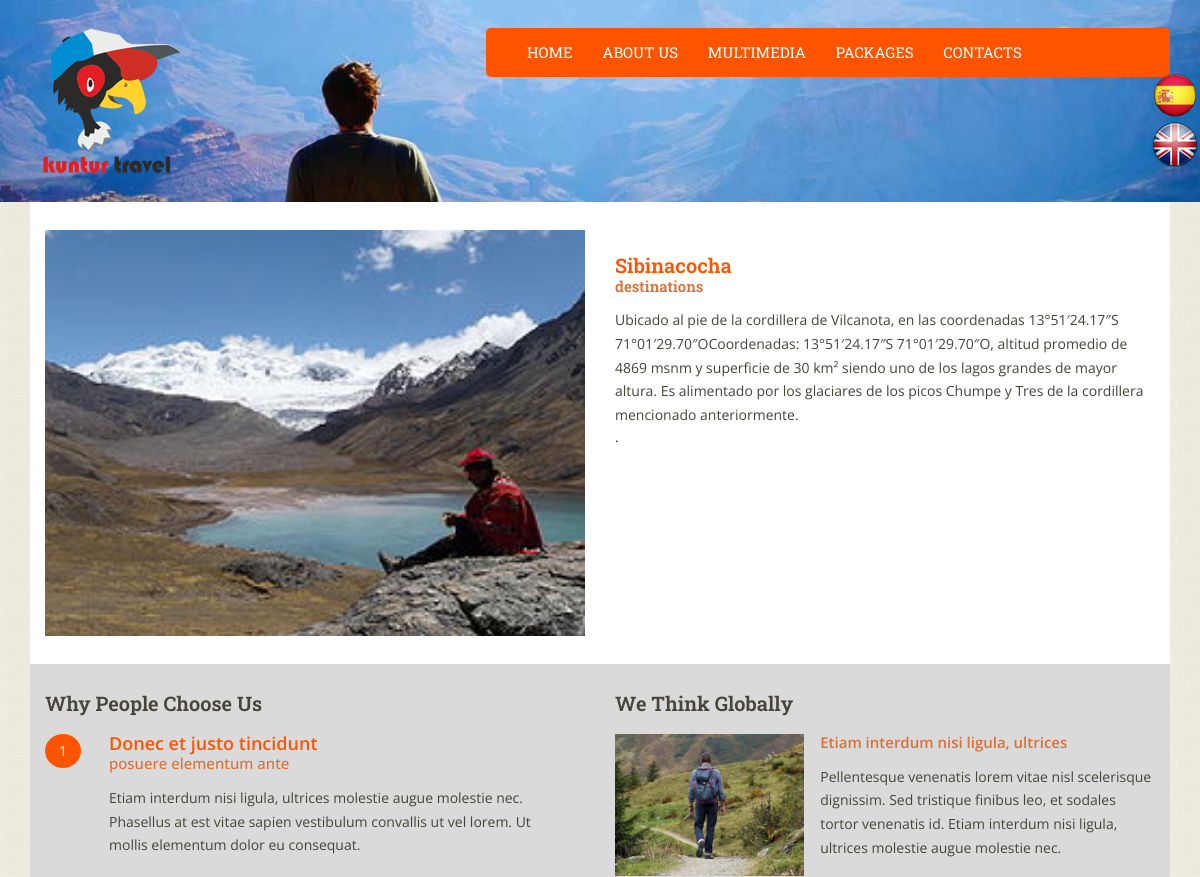
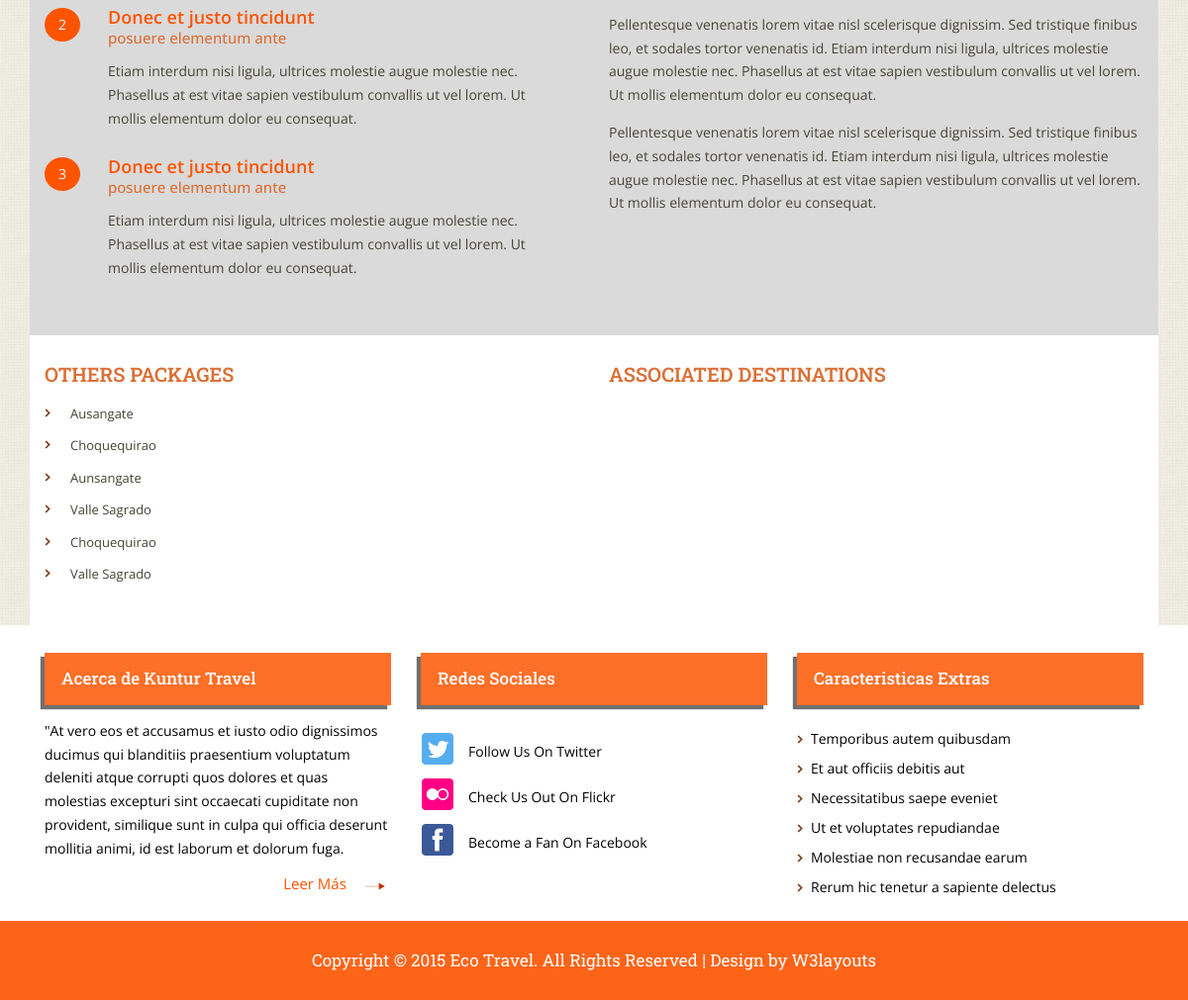
The app's page /pages/paquetes/destino.php?cod=3&cod1=6&i=1 with its own data (2 pictures, top to bottom).
### tables this page shows
CREATE TABLE `destinos` (
  `idDestino` int(5) NOT NULL,
  `imagenDestino` char(200) default NULL,
  `nombreDestino` varchar(200) default NULL,
  `descripcion` text,
  `eliminar` int(1) default '0',
  `idioma` int(1) default '0',
  PRIMARY KEY  (`idDestino`)
);

### pages/paquetes/destino.php (the view, shortened to what this page needs)
<!DOCTYPE html>
<html>
<head>
<link href="../../css/style.css" rel="stylesheet" type="text/css" media="all" />
<link href="../../css/bootstrap.css" rel="stylesheet" type="text/css" media="all" />
<link rel="stylesheet" href="../../css/touchTouch.css" type="text/css" media="all" />
</head>
<body>
		 <?php
	$link = Conectarse();
	if( $_GET['i']=='' or $_GET['i']=='1')
	{
		$i='1';
	}
	else
	{
		$i='0';
	}
	if($i==1)
	{
		$titulo1="DESTINATIONS";
		$titulo2="OTHERS PACKAGES";
		$titulo3="ASSOCIATED DESTINATIONS";
	}
	$id1= $_GET['cod1'];
$consulta = mysql_query("SELECT nombreDestino, imagenDestino , descripcion FROM destinos WHERE eliminar=0 AND idDestino='$id1'",$link);
$row = mysql_fetch_array($consulta);
$paquetesAleatorios ="SELECT idPaquete, nombrePaquete FROM `paquetes` WHERE eliminar='0'  ORDER BY RAND()";
$paquetesAle = mysql_query($paquetesAleatorios,$link);
	$idPaqueteAl=array();
	$nombrePaqueteAl=array();
while($row2 = mysql_fetch_array($paquetesAle))
		{
		array_push($idPaqueteAl,$row2[0]);
		array_push($nombrePaqueteAl,$row2[1]);
		}
	?>
	 <a class='flotanteE' href='../../index.php?i=0' ><img src='../../images/esp.png' border="0"/></a>
    <a class='flotanteI' href='../../index.php?i=1' ><img src='../../images/ing.png' border="0"/></a>
<div class="banner-with-text1">
	<div class="container">
		<div class="header">
			<div class="header-bottom">
				<div class="header-bottom-left">
					<a href="index.html">
					<img src="../../images/kuntur.png">
					</a>
				</div>
				<div class="header-bottom-right">
					<?php  if($i=='1'){echo '
							<ul class="nav1">
								<li ><a href="../../index.php?i='.$i.'">HOME</a></li>
								<li ><a href="../events.php?i='.$i.'">ABOUT US</a></li>
								<li><a href="../gallery.php?i='.$i.'">MULTIMEDIA</a></li>
								<li><a href="../blog.php?i='.$i.'">PACKAGES</a></li>
								<li><a href="../contact.php?i='.$i.'">CONTACTS</a></li>
                        	</ul>
                        	';}
                        	else
                        	{
                        		echo '
							<ul class="nav1">
								<li ><a href="../../index.php?i='.$i.'">INICIO</a></li>
								<li ><a href="../events.php?i='.$i.'">QUIENES SOMOS</a></li>
								<li><a href="../gallery.php?i='.$i.'">MULTIMEDIA</a></li>
								<li><a href="../blog.php?i='.$i.'">PAQUETES</a></li>
								<li><a href="../contact.php?i='.$i.'">CONTACTOS</a></li>
                        	</ul>
                        	';}
                        	?>
				</div>
				<div class="clearfix"> </div>
			</div>
		</div>
	</div>
</div>
<div class="banner-bdy abt">
<div class="container">
	<div class="tutor">
		<div class="content-text">
			<div class="content-text-bottom">
				<div class="about-grids">
					<div class="col-md-6 about-grid">
						<img src="../../administracion/imagenes/destinos/<?php echo $row[1];?>" alt=" " />
					</div>
					<div class="col-md-6 about-grd">
						<h4><?php echo $row[0];?>
							<span><?php echo $titulo1; ?></span></h4>
						<p>
						<span><?php echo $row[2]; ?>.</span></p>
					</div>
					<div class="clearfix"> </div>
				</div>
			</div>
			<div class="people">
				<div class="col-md-6 people-left">
					<h3>Why People Choose Us</h3>
					<ul>
						<li>
							<div class="numer">1
							</div>
							<div class="numer-right">
								<h4><a href="paquete.php">Donec et justo tincidunt</a>
									<span>posuere elementum ante</span></h4>
								<p> Etiam interdum nisi ligula, ultrices molestie augue molestie nec.
									Phasellus at est vitae sapien vestibulum convallis ut vel lorem.
									Ut mollis elementum dolor eu consequat.</p>
							</div>
							<div class="clearfix"> </div>
						</li>
						<li>
							<div class="numer">2
							</div>
							<div class="numer-right">
								<h4><a href="paquete.php">Donec et justo tincidunt</a>
									<span>posuere elementum ante</span></h4>
								<p> Etiam interdum nisi ligula, ultrices molestie augue molestie nec.
									Phasellus at est vitae sapien vestibulum convallis ut vel lorem.
									Ut mollis elementum dolor eu consequat.</p>
							</div>
							<div class="clearfix"> </div>
						</li>
						<li>
							<div class="numer">3
							</div>
							<div class="numer-right">
								<h4><a href="paquete.php">Donec et justo tincidunt</a>
									<span>posuere elementum ante</span></h4>
								<p> Etiam interdum nisi ligula, ultrices molestie augue molestie nec.
									Phasellus at est vitae sapien vestibulum convallis ut vel lorem.
									Ut mollis elementum dolor eu consequat.</p>
							</div>
							<div class="clearfix"> </div>
						</li>
					</ul>
				</div>
				<div class="col-md-6 people-right">
					<h3>We Think Globally</h3>
					<div class="fig-text">
						<div class="fig-text-left">
							<img src="../../images/4.jpg" alt=" " />
						</div>
						<div class="fig-text-right">
							<h4>Etiam interdum nisi ligula, ultrices</h4>
							<p>Pellentesque venenatis lorem vitae nisl scelerisque dignissim.
								Sed tristique finibus leo, et sodales tortor venenatis id. Etiam
								interdum nisi ligula, ultrices molestie augue molestie nec.</p>
						</div>
						<div class="clearfix"> </div>
						<p>Pellentesque venenatis lorem vitae nisl scelerisque dignissim.
							Sed tristique finibus leo, et sodales tortor venenatis id. Etiam
							interdum nisi ligula, ultrices molestie augue molestie nec.
							Phasellus at est vitae sapien vestibulum convallis ut vel lorem.
							Ut mollis elementum dolor eu consequat.
							<span>Pellentesque venenatis lorem vitae nisl scelerisque dignissim.
								Sed tristique finibus leo, et sodales tortor venenatis id. Etiam
								interdum nisi ligula, ultrices molestie augue molestie nec.
								Phasellus at est vitae sapien vestibulum convallis ut vel lorem.
								Ut mollis elementum dolor eu consequat.</span></p>
					</div>
				</div>
				<div class="clearfix"> </div>
			</div>
			<div class="fig-text1">
				<div class="col-md-6 fig-text1-right">
					<h3><?php echo $titulo2;?></h3>
					 <?php
			  for($k=0;$k<count($idPaqueteAl);$k++)
			  {
			   ?>
					<ul>
						<li><a href="paquete.php?cod=<?php echo $idPaqueteAl[$k];?>&i=<?php echo $i;?>"><?php echo $nombrePaqueteAl[$k]; ?></a></li>
					</ul>
                <?php  } ?>
				</div>
				<div class="col-md-6 fig-text1-right">
					<h3><?php echo $titulo3;?></h3>
				</div>
				<div class="clearfix"> </div>
			</div>
	</div>
	</div>
	</div>
	<div class="footer-top">
	<div class="container">
		<div class="footer-top-grids">
			<div class="col-md-4 footer-top-grid">
				<h3>Acerca de Kuntur Travel</h3>
				<p>"At vero eos et accusamus et iusto odio dignissimos ducimus
				qui blanditiis praesentium voluptatum deleniti atque corrupti quos
				dolores et quas molestias excepturi sint occaecati cupiditate non
				provident, similique sunt in culpa qui officia deserunt mollitia animi,
				id est laborum et dolorum fuga. </p>
				<div class="read1">
					<a href="paquetes/paquete.php">Leer Más</a>
				</div>
			</div>
			<div class="col-md-4 footer-top-grid">
				<h3>Redes Sociales</h3>
				<div class="twi-txt">
					<div class="twi">
						<a href="#" class="twitter"></a>
					</div>
					<div class="twi-text">
						<p><a href="#">Follow Us On Twitter</a></p>
					</div>
					<div class="clearfix"> </div>
				</div>
				<div class="twi-txt1">
					<div class="twi">
						<a href="#" class="flickr"> </a>
					</div>
					<div class="twi-text">
						<p><a href="#">Check Us Out On Flickr</a></p>
					</div>
					<div class="clearfix"> </div>
				</div>
				<div class="twi-txt1">
					<div class="twi">
						<a href="#" class="facebook"> </a>
					</div>
					<div class="twi-text">
						<p><a href="#">Become a Fan On Facebook</a></p>
					</div>
					<div class="clearfix"> </div>
				</div>
			</div>
			<div class="col-md-4 footer-top-grid">
				<h3>Caracteristicas Extras</h3>
				<ul class="last">
					<li><a href="#">Temporibus autem quibusdam</a></li>
					<li><a href="#">Et aut officiis debitis aut</a></li>
					<li><a href="#">Necessitatibus saepe eveniet</a></li>
					<li><a href="#">Ut et voluptates repudiandae</a></li>
					<li><a href="#">Molestiae non recusandae earum</a></li>
					<li><a href="#">Rerum hic tenetur a sapiente delectus</a></li>
				</ul>
			</div>
			<div class="clearfix"> </div>
		</div>
	</div>
		<div class="footer">
			<p>Copyright © 2015 Eco Travel. All Rights Reserved | Design by<a href="http://w3layouts.com/"> W3layouts</a></p>
		</div>
	</div>
</body>
</html>

### records on screen
destinos: imagenDestino (picture), nombreDestino "Sibinacocha", descripcion "Ubicado al pie de la cordillera de Vilcanota, en las coordenadas 13°51′24.17″S 71°01′29.70″OCoordenadas: 13°51′24.17″S 71°01′29.70″O, altitud promedio de 4869 msnm y superficie de 30 km² siendo uno de los lagos grandes de mayor altura. Es alimentado por los glaciares de los picos Chumpe y Tres de la cordillera mencionado anteriormente."

### other values on screen
$titulo1 "destinations"
$titulo2 "OTHERS PACKAGES"
$nombrePaqueteAl[$k] "Ausangate"
$nombrePaqueteAl[$k] "Choquequirao"
$nombrePaqueteAl[$k] "Aunsangate"
$nombrePaqueteAl[$k] "Valle Sagrado"
$titulo3 "ASSOCIATED DESTINATIONS"
